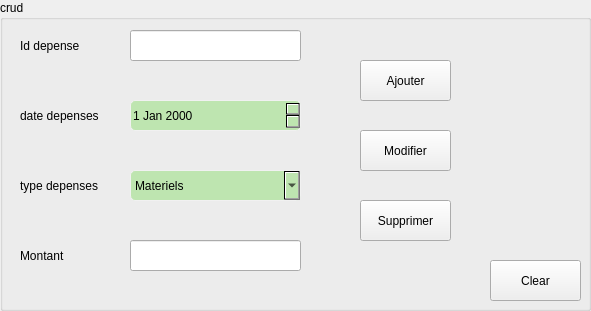
     <widget class="QGroupBox" name="groupBox">
      <property name="geometry">
       <rect>
        <x>0</x>
        <y>30</y>
        <width>591</width>
        <height>311</height>
       </rect>
      </property>
      <property name="title">
       <string>crud</string>
      </property>
      <widget class="QLabel" name="label_x">
       <property name="geometry">
        <rect>
         <x>20</x>
         <y>30</y>
         <width>81</width>
         <height>31</height>
        </rect>
       </property>
       <property name="text">
        <string>Id depense</string>
       </property>
      </widget>
      <widget class="QLabel" name="label_y">
       <property name="geometry">
        <rect>
         <x>20</x>
         <y>100</y>
         <width>91</width>
         <height>31</height>
        </rect>
       </property>
       <property name="text">
        <string>date depenses</string>
       </property>
      </widget>
      <widget class="QLabel" name="label_3">
       <property name="geometry">
        <rect>
         <x>20</x>
         <y>170</y>
         <width>101</width>
         <height>31</height>
        </rect>
       </property>
       <property name="text">
        <string>type depenses</string>
       </property>
      </widget>
      <widget class="QLineEdit" name="lineEdit_id_depenses">
       <property name="geometry">
        <rect>
         <x>130</x>
         <y>30</y>
         <width>171</width>
         <height>31</height>
        </rect>
       </property>
      </widget>
      <widget class="QPushButton" name="ajouter">
       <property name="geometry">
        <rect>
         <x>360</x>
         <y>60</y>
         <width>91</width>
         <height>41</height>
        </rect>
       </property>
       <property name="text">
        <string>Ajouter</string>
       </property>
      </widget>
      <widget class="QPushButton" name="supprimer">
       <property name="geometry">
        <rect>
         <x>360</x>
         <y>200</y>
         <width>91</width>
         <height>41</height>
        </rect>
       </property>
       <property name="text">
        <string>Supprimer</string>
       </property>
      </widget>
      <widget class="QPushButton" name="modifier">
       <property name="geometry">
        <rect>
         <x>360</x>
         <y>130</y>
         <width>91</width>
         <height>41</height>
        </rect>
       </property>
       <property name="text">
        <string>Modifier</string>
       </property>
      </widget>
      <widget class="QLabel" name="label_6">
       <property name="enabled">
        <bool>true</bool>
       </property>
       <property name="geometry">
        <rect>
         <x>20</x>
         <y>240</y>
         <width>91</width>
         <height>31</height>
        </rect>
       </property>
       <property name="text">
        <string>Montant</string>
       </property>
      </widget>
      <widget class="QComboBox" name="lineEdit_type_depenses">
       <property name="geometry">
        <rect>
         <x>130</x>
         <y>170</y>
         <width>171</width>
         <height>31</height>
        </rect>
       </property>
       <property name="styleSheet">
        <string notr="true"> background-color: QLinearGradient( x1: 0, y1: 0, x2: 0, y2: 1, stop: 0 #BEE5B0, stop: 0 #BEE5B0, stop: 1 #BEE5B0);
    border-style: solid;
    border: 1px solid #f1f1f1;
    border-radius: 5;</string>
       </property>
       <item>
        <property name="text">
         <string>Materiels</string>
        </property>
       </item>
       <item>
        <property name="text">
         <string>Medicaments</string>
        </property>
       </item>
       <item>
        <property name="text">
         <string>Repas</string>
        </property>
       </item>
       <item>
        <property name="text">
         <string>Evenements</string>
        </property>
       </item>
       <item>
        <property name="text">
         <string>Salaires</string>
        </property>
       </item>
       <item>
        <property name="text">
         <string>Autres</string>
        </property>
       </item>
      </widget>
      <widget class="QPushButton" name="clear">
       <property name="geometry">
        <rect>
         <x>490</x>
         <y>260</y>
         <width>91</width>
         <height>41</height>
        </rect>
       </property>
       <property name="text">
        <string>Clear</string>
       </property>
      </widget>
      <widget class="QDateEdit" name="lineEdit_date_depenses">
       <property name="geometry">
        <rect>
         <x>130</x>
         <y>100</y>
         <width>171</width>
         <height>31</height>
        </rect>
       </property>
       <property name="styleSheet">
        <string notr="true"> background-color: QLinearGradient( x1: 0, y1: 0, x2: 0, y2: 1, stop: 0 #BEE5B0, stop: 0 #BEE5B0, stop: 1 #BEE5B0);
    border-style: solid;
    border: 1px solid #f1f1f1;
    border-radius: 5;</string>
       </property>
      </widget>
      <widget class="QLineEdit" name="lineEdit_montant">
       <property name="geometry">
        <rect>
         <x>130</x>
         <y>240</y>
         <width>171</width>
         <height>31</height>
        </rect>
       </property>
      </widget>
     </widget>
